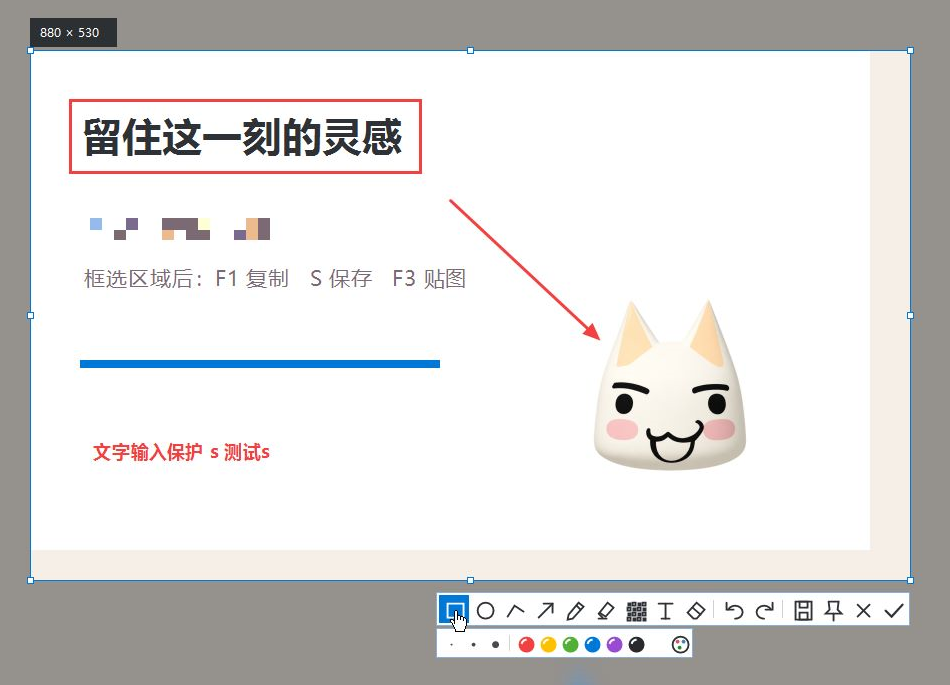
#> input picture website/assets/windows-editor.png, 950 x 685 px
$ python build_assets.py website/assets/windows-editor.png
#> lines starting #> are read from the running program, lines starting #| are printed output that depends on the picture
"""Remove only edge-connected near-white background, then create cropped icons."""
from collections import deque
from pathlib import Path
import sys
from PIL import Image, ImageFilter

source = Path(sys.argv[1])
target = Path(__file__).resolve().parent / "assets"
image = Image.open(source).convert("RGBA")
#> image is the input picture: PIL image 950x685 RGBA; mean R, G, B, A 220.4, 219.1, 217.8, 255
w, h = image.size
#> w = 950; h = 685
pixels = image.load()
visited = bytearray(w * h)
queue = deque()

def visit(x, y):
    index = y * w + x
    if not visited[index] and (pixels[x, y][3] == 0 or min(pixels[x, y][:3]) >= 247):
        visited[index] = 1
        queue.append((x, y))

for x in range(w):
    visit(x, 0)
    visit(x, h - 1)
for y in range(h):
    visit(0, y)
    visit(w - 1, y)
while queue:
    x, y = queue.popleft()
    pixels[x, y] = (255, 255, 255, 0)
    if x:
        visit(x - 1, y)
    if x + 1 < w:
        visit(x + 1, y)
    if y:
        visit(x, y - 1)
    if y + 1 < h:
        visit(x, y + 1)

# Clear the last pale fringe without touching enclosed white face details.
alpha = image.getchannel("A").filter(ImageFilter.MinFilter(3)).filter(ImageFilter.GaussianBlur(0.4))
#> alpha: PIL image 950x685 L; every value is 255
image.putalpha(alpha)
bounds = alpha.getbbox()
#> bounds = (0, 0, 950, 685)
image = image.crop(bounds)
image.thumbnail((488, 488), Image.Resampling.LANCZOS)
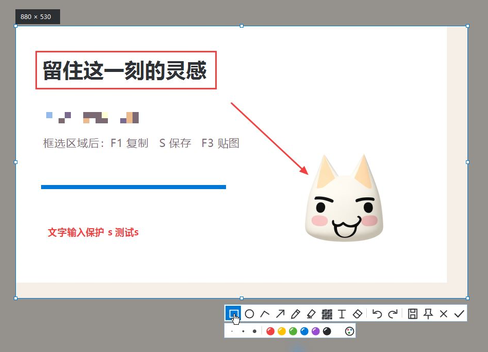
#> image: PIL image 488x352 RGBA; mean R, G, B, A 220.3, 219, 217.7, 255
logo = Image.new("RGBA", (512, 512))
#> logo: PIL image 512x512 RGBA; every value is 0
logo.alpha_composite(image, ((512 - image.width) // 2, (512 - image.height) // 2))
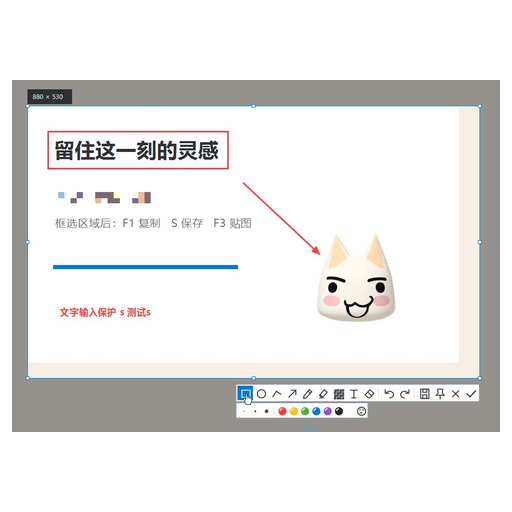
#> logo: PIL image 512x512 RGBA; mean R, G, B, A 144.4, 143.5, 142.6, 167.1; transparent parts drawn white
target.mkdir(exist_ok=True)
logo.save(target / "logo.png")
logo.save(target / "app.ico", sizes=[(16, 16), (24, 24), (32, 32), (48, 48), (64, 64), (128, 128), (256, 256)])
print(f"Removed background; source bounds={bounds}; output=512x512 RGBA; transparent corners.")
#| Removed background; source bounds=(0, 0, 950, 685); output=512x512 RGBA; transparent corners.
